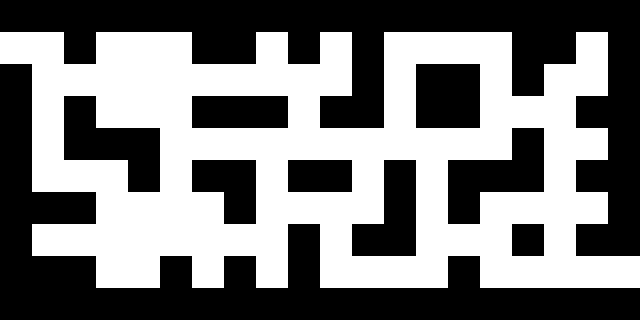

This game map was drawn from its Tiled (.tmx) file and the tilesets committed beside it. A one-line description and the full map source follow:
An orthogonal 20x10 tile map with 32x32 px tiles, 1 tile layer (Calque de Tuiles 1).

<map version="1.10" tiledversion="1.10.2" orientation="orthogonal" renderorder="right-down" width="20" height="10" tilewidth="32" tileheight="32" infinite="0" nextlayerid="2" nextobjectid="1">
 <tileset firstgid="1" source="laby_tuiles.tsx" />
 <layer id="1" name="Calque de Tuiles 1" width="20" height="10">
  <data encoding="csv">
2,2,2,2,2,2,2,2,2,2,2,2,2,2,2,2,2,2,2,2,
1,1,2,1,1,1,2,2,1,2,1,2,1,1,1,1,2,2,1,2,
2,1,1,1,1,1,1,1,1,1,1,2,1,2,2,1,2,1,1,2,
2,1,2,1,1,1,2,2,2,1,2,2,1,2,2,1,1,1,2,2,
2,1,2,2,2,1,1,1,1,1,1,1,1,1,1,1,2,1,1,2,
2,1,1,1,2,1,2,2,1,2,2,1,2,1,2,2,2,1,2,2,
2,2,2,1,1,1,1,2,1,1,1,1,2,1,2,1,1,1,1,2,
2,1,1,1,1,1,1,1,1,2,1,2,2,1,1,1,2,1,2,2,
2,2,2,1,1,2,1,2,1,2,1,1,1,1,2,1,1,1,1,1,
2,2,2,2,2,2,2,2,2,2,2,2,2,2,2,2,2,2,2,2
</data>
 </layer>
</map>